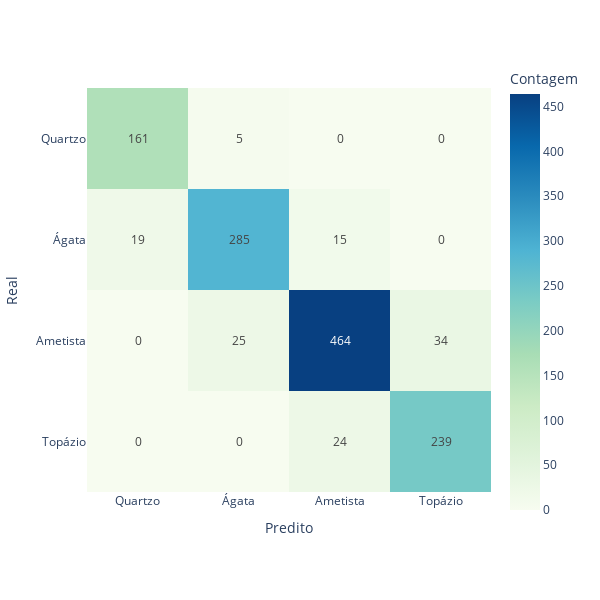

Notebook code cell kept with this figure:
### Code cell
cm = confusion_matrix(predictions['PEDRA'], predictions['prediction_label'])

fig = px.imshow(cm, 
                labels=dict(x="Predito", y="Real", color="Contagem"),
                x=['Quartzo', 'Ágata', 'Ametista', 'Topázio'],
                y=['Quartzo', 'Ágata', 'Ametista', 'Topázio'],
                text_auto=True,
                color_continuous_scale='gnbu')

fig.update_layout(
    # title="Matriz de Confusão Interativa",
                  width=600,
                  height=600,
                )
fig.show()

### Figure 1 — Plotly figure (JSON) as saved in the notebook; plotly's stock layout.template omitted (floating-point values rounded to 4 significant figures)
{"data": [{"coloraxis": "coloraxis", "hovertemplate": "Predito: %{x}<br>Real: %{y}<br>Contagem: %{z}<extra></extra>", "name": "0", "texttemplate": "%{z}", "type": "heatmap", "x": ["Quartzo", "Ágata", "Ametista", "Topázio"], "xaxis": "x", "y": ["Quartzo", "Ágata", "Ametista", "Topázio"], "yaxis": "y", "z": [[161, 5, 0, 0], [19, 285, 15, 0], [0, 25, 464, 34], [0, 0, 24, 239]]}], "layout": {"coloraxis": {"colorbar": {"title": {"text": "Contagem"}}, "colorscale": [[0, "rgb(247,252,240)"], [0.125, "rgb(224,243,219)"], [0.25, "rgb(204,235,197)"], [0.375, "rgb(168,221,181)"], [0.5, "rgb(123,204,196)"], [0.625, "rgb(78,179,211)"], [0.75, "rgb(43,140,190)"], [0.875, "rgb(8,104,172)"], [1, "rgb(8,64,129)"]]}, "height": 600, "margin": {"t": 60}, "width": 600, "xaxis": {"anchor": "y", "constrain": "domain", "domain": [0, 1], "scaleanchor": "y", "title": {"text": "Predito"}}, "yaxis": {"anchor": "x", "autorange": "reversed", "constrain": "domain", "domain": [0, 1], "title": {"text": "Real"}}}}
